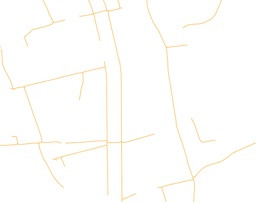
#> input picture data/post.jpg, 256 x 202 px, shrunk from 1084 x 856 before the run
$ python match_to_shp.py
#> lines starting #> are read from the running program, lines starting #| are printed output that depends on the picture; after the words box and inside, x2 and y2 are one past the last pixel; in counts of white or black regions, pixels touching at a corner belong together
import cv2 as cv
import numpy as np
import argparse
import time


def pattern_matching(img_file, temp_file):
    # fix temp_file
#> called with img_file = './data/post.jpg', temp_file = './data/pre.jpg'
    kernel = np.ones((5, 5), np.uint8)
    print("Start......")
    time_start = time.process_time()
    # Read image
    img_show = cv.imread(img_file).astype(np.float32)
    img = cv.cvtColor(img_show, cv.COLOR_BGR2GRAY)
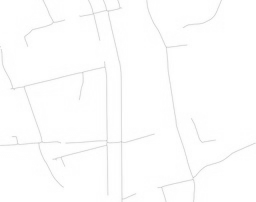
#> img: shape (202, 256) float32; min 201, max 255, mean 253.5
    img = img.astype(np.uint8)
    ret, img = cv.threshold(img, 0, 1, cv.THRESH_BINARY + cv.THRESH_OTSU)
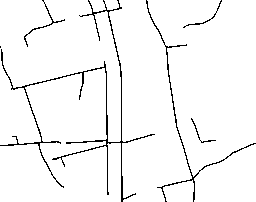
#> img: shape (202, 256); values 0 (black) and 1 (white), 96.3% white; black in thin lines or dots
#> ret = 240
    # img = np.array([i ^ 1 for i in img])
    # img = cv.dilate(img, kernel)
    H, W = img.shape
#> H = 202; W = 256

    # Read template image
    temp_show = cv.imread(temp_file).astype(np.float32)
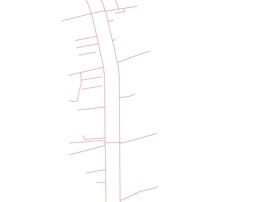
#> input picture data/pre.jpg, 254 x 202 px, shrunk from 1075 x 854 before the run
    temp = cv.cvtColor(temp_show, cv.COLOR_BGR2GRAY)
    temp = temp.astype(np.uint8)
    ret, temp = cv.threshold(temp, 0, 1, cv.THRESH_BINARY + cv.THRESH_OTSU)
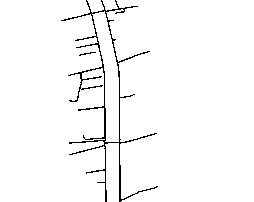
#> temp: shape (202, 254); values 0 (black) and 1 (white), 97.5% white; black in thin lines or dots, all inside (x1, y1, x2, y2) = (61, 0, 158, 202)
#> ret = 237
    # temp = np.array([i ^ 1 for i in temp])
    # temp = cv.dilate(temp, kernel)
    Ht, Wt = temp.shape
#> Ht = 202; Wt = 254

    block_par = 3
    block_ver = 3
    block_list = []
    for i in range(block_ver):
        for j in range(block_par):
            block_list.append([[Ht // block_ver * i, Ht // block_ver * (i + 1)], [Wt // block_par * j, Wt // block_par * (j + 1)]])

    # [19 lines of commented-out code are left out]

    idx = 4
    y0 = block_list[idx][0][0]
#> y0 = 67
    y1 = block_list[idx][0][1]
#> y1 = 134
    x0 = block_list[idx][1][0]
#> x0 = 84
    x1 = block_list[idx][1][1]
#> x1 = 168

    cv.imshow("cut", temp_show[y0:y1, x0:x1].astype(np.uint8))
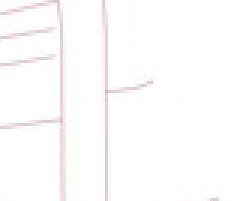
#> window 'cut': shape (67, 84, 3) (shown 3 times larger); mean B, G, R 252.2, 252.2, 253.4
    cv.imwrite("data/pre_cut_auto.jpg", temp_show[y0:y1, x0:x1].astype(np.uint8))

    temp_block = temp[y0:y1, x0:x1]
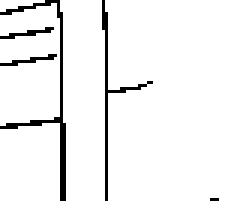
#> temp_block: shape (67, 84) (shown 3 times larger); values 0 (black) and 1 (white), 94.8% white; black in thin lines or dots, all inside (x1, y1, x2, y2) = (0, 0, 73, 67)
    len_y = y1 - y0
#> len_y = 67
    len_x = x1 - x0
#> len_x = 84
    mi = np.mean(img)
#> mi = 0.963
    mt = np.mean(temp_block)
#> mt = 0.948

    # Template matching
    i, j = 0, 0
    v, _v = -1, -1
    v = np.sum((img[y0 + i:y1 + i, x0 + j:x1 + j] - mi) * (temp_block - mt))
#> v = 14.94
    v /= (np.sqrt(np.sum((img[y0 + i:y1 + i, x0 + j:x1 + j] - mi) ** 2)) * np.sqrt(np.sum((temp_block - mt) ** 2)))
#> v = 0.0656
    step = 2
    for y in range(-len_y, len_y, step):
        for x in range(-len_x, len_x, step):
            y_ = y0 + y
            y__ = y1 + y
            x_ = x0 + x
            x__ = x1 + x

            _v = np.sum((img[y_:y__, x_:x__] - mi) * (temp_block - mt))
            _v /= (np.sqrt(np.sum((img[y_:y__, x_:x__] - mi) ** 2)) * np.sqrt(np.sum((temp_block - mt) ** 2)))
            if _v > v:
                v = _v
                i, j = y, x
#> after the loop, i = -1; j = 2; v = 0.673

    i_, j_ = i, j
#> i_ = -1; j_ = 2
    for y in range(-step, step):
        for x in range(-step, step):
            y_ = y0 + i_ + y
            y__ = y1 + i_ + y
            x_ = x0 + j_ + x
            x__ = x1 + j_ + x
            _v = np.sum((img[y_:y__, x_:x__] - mi) * (temp_block - mt))
            _v /= (np.sqrt(np.sum((img[y_:y__, x_:x__] - mi) ** 2)) * np.sqrt(np.sum((temp_block - mt) ** 2)))
            if _v > v:
                v = _v
                i, j = i_ + y, j_ + x
#> after the loop, i = 0; j = 2; v = 0.723


    i, j = j, i
#> i = 2; j = 0
    mat_translation = np.float32([[1, 0, i], [0, 1, j]])
#> mat_translation = [[1, 0, 2], [0, 1, 0]]
    dst = cv.warpAffine(temp_show, mat_translation, (i + Wt, j + Ht), borderValue=(255, 255, 255))
    dst = dst.astype(np.uint8)
    Ht, Wt, C = dst.shape
#> Wt = 256; C = 3

    result = img_show.copy()
    result = result.astype(np.uint8)
#> result is the input picture: shape (202, 256, 3); mean B, G, R 251.4, 253.5, 254.3
    for x in range(0, min(Wt, W) - 1):
        for y in range(0, min(Ht, H) - 1):
            if list(dst[y][x]) != [255, 255, 255]:
                result[y][x] = dst[y][x]
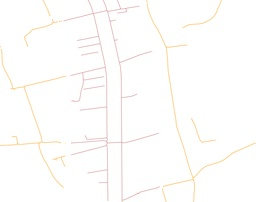
#> result: shape (202, 256, 3); 19.54% of pixels changed, all inside (x1, y1, x2, y2) = (50, 0, 163, 201)

    time_end = time.process_time()
    print("End......")
    print("Time =====> ", time_end - time_start)
    cv.imwrite("./data/result.jpg", result)
    cv.imshow("result", result)
    cv.waitKey(0)
    cv.destroyAllWindows()


img_pre = "2020陕西商洛山洪/灾前提取结果/centerline.shp"
img_post = "2020陕西商洛山洪/灾后提取结果/洛南灾后道路提取结果/洛南/centerline_洛南灾区.shp"

img_post = "./data/post.jpg"
img_pre = "./data/pre.jpg"

pattern_matching(img_post, img_pre)
